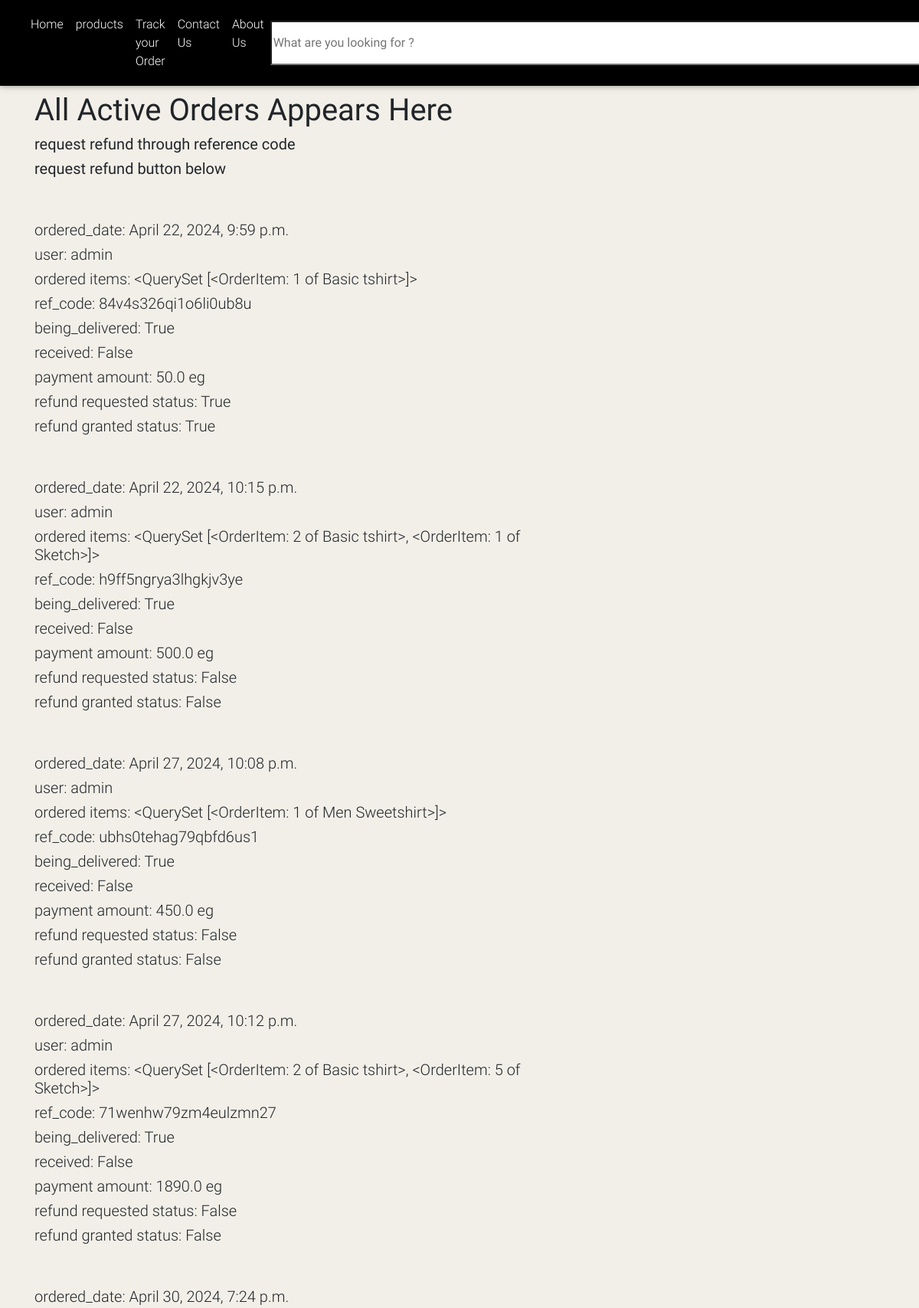
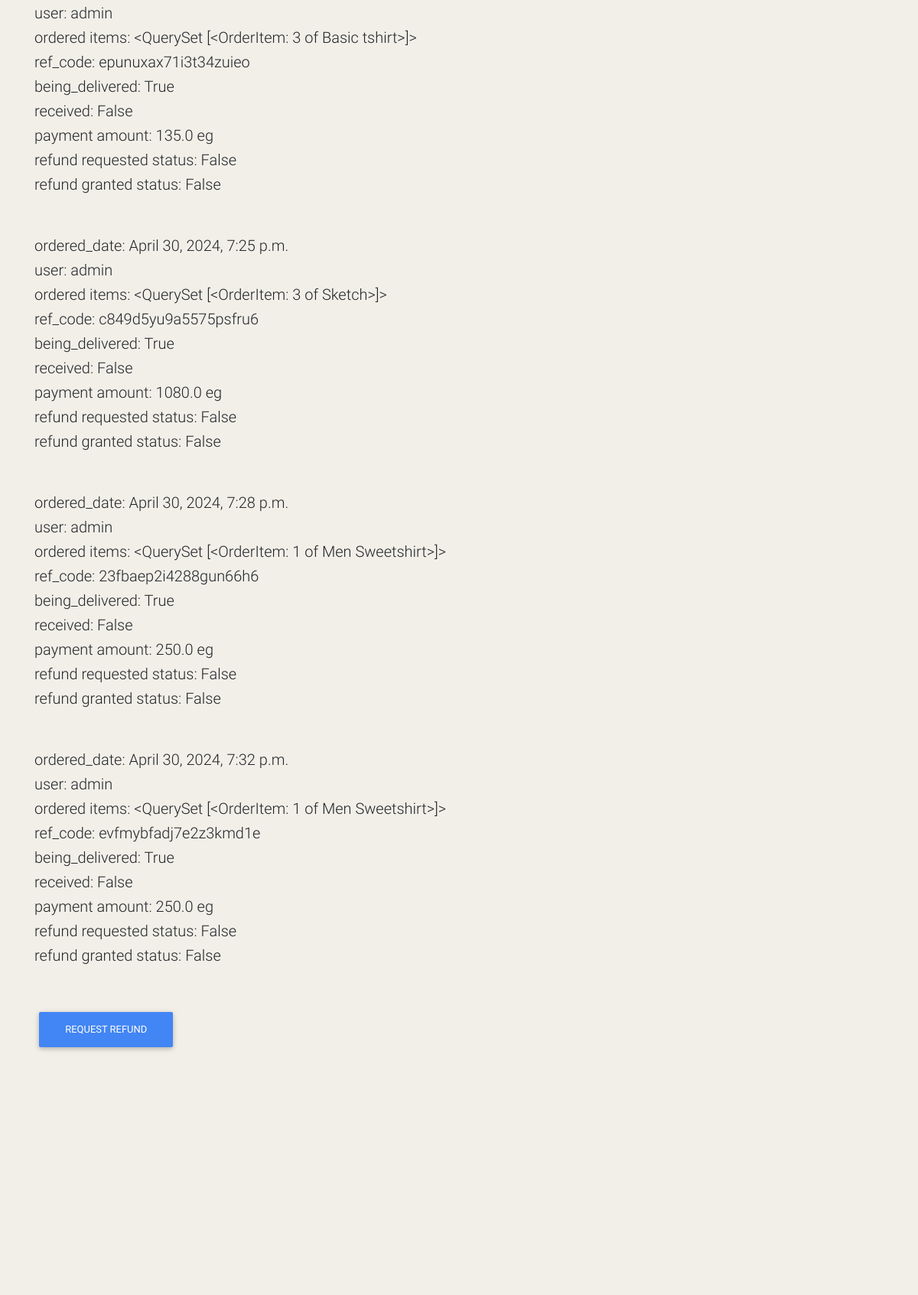
The page /Track-order/ (signed in, upper part) on the database its author committed (2 pictures, top to bottom).
### myapp/models.py (models this page shows, shortened)
class Order(models.Model):
    user = models.ForeignKey(settings.AUTH_USER_MODEL,
                             on_delete=models.CASCADE)
    ref_code = models.CharField(max_length=20, blank=True, null=True)
    items = models.ManyToManyField(OrderItem)
    start_date = models.DateTimeField(auto_now_add=True)
    ordered_date = models.DateTimeField()
    ordered = models.BooleanField(default=False)
    shipping_address = models.ForeignKey(
        'Address', related_name='shipping_address', on_delete=models.SET_NULL, blank=True, null=True)
    billing_address = models.ForeignKey(
        'Address', related_name='billing_address', on_delete=models.SET_NULL, blank=True, null=True)
    payment = models.ForeignKey('Payment', on_delete=models.SET_NULL, blank=True, null=True)
    coupon = models.ForeignKey('Coupon', on_delete=models.SET_NULL, blank=True, null=True)
    being_delivered = models.BooleanField(default=False)
    received = models.BooleanField(default=False)
    refund_requested = models.BooleanField(default=False)
    refund_granted = models.BooleanField(default=False)

class OrderItem(models.Model):
    user = models.ForeignKey(settings.AUTH_USER_MODEL,
                             on_delete=models.CASCADE)
    ordered = models.BooleanField(default=False)
    item = models.ForeignKey(Item, on_delete=models.CASCADE)
    quantity = models.IntegerField(default=1)
    def __str__(self):
         return f"{self.quantity} of {self.item.title}"

class Item(models.Model):
    title = models.CharField(max_length=100)
    price = models.FloatField()
    discount_price = models.FloatField(blank=True, null=True)
    category = models.CharField(choices=CATEGORY_CHOICES, max_length=2)
    label = models.CharField(choices=LABEL_CHOICES, max_length=1)
    slug = models.SlugField()
    description = models.TextField()
    image = models.ImageField()
    types = models.SlugField()

class Payment(models.Model):
    user = models.ForeignKey(settings.AUTH_USER_MODEL,on_delete=models.SET_NULL, blank=True, null=True)
    stripe_charge_id = models.CharField(max_length=50)
    amount = models.FloatField()
    timestamp = models.DateTimeField(auto_now_add=True)

### myapp/views.py (the view)
# urls.py: path('Track-order/', Trackorder, name='Track-order'),
@login_required
def Trackorder(request):
    order = Order.objects.filter(user=request.user , received = True)  | Order.objects.filter(user=request.user , being_delivered = True)
    context= {'order':order}
    return render(request,"track-order.html",context)

### myapp/templatetags/cart_template_tags.py (called while the page is built)
@register.filter
def cart_item_count(user):
    if user.is_authenticated:
        qs = Order.objects.filter(user=user, ordered=False)
        if qs.exists():
            return qs[0].items.count()
    return 0

### myapp/templates/Track-order.html (shortened to what this page needs)
{% extends "base.html" %}
{% block content %}
<main class="mt-4">
    <div class="container">
        <section>
            <div class="row">
                <div class="col-md-7 gx-5 mb-4">
                    <br>
                    <h1><b>All Active Orders Appears Here<b><h1>
                        <h5><b>request refund through reference code<b></h5>
                        <h5><b>request refund button below<b></h5>
                        <br>
                        {% for single_order in order %}
                        <div class="column">
                            <h5>ordered_date: {{single_order.ordered_date}}</h5>
                            <h5>user: {{single_order.user}}</h5>
                            <h5>ordered items: {{single_order.items.all}}</h5>
                            <h5>ref_code: {{single_order.ref_code}}</h5>
                            <h5>being_delivered: {{single_order.being_delivered}}</h5>
                            <h5>received: {{single_order.received}}</h5>
                            <h5>payment amount: {{single_order.payment.amount}} eg</h5>
                            <h5>refund requested status: {{single_order.refund_requested}}</h5>
                            <h5>refund granted status: {{single_order.refund_granted}}</h5>
                        </div>
                        {% endfor %}
                        {% if order %}
                        <a href="/request-refund" class="btn btn-primary" data-mdb-ripple-init>Request Refund</a>
                        {% endif %}
                </div>
            </div>
        </section>
    </div>
</main>
<br><br><br><br><br><br><br><br><br><br><br><br><br><br><br><br><br><br><br><br><br><br><br><br>
{% endblock content %}

### myapp/templates/header.html (style rules this page uses)
body { min-height: 100vh; display: flex; flex-direction: column; background-color: hsl(42, 29%, 93%); }

### rows shown on the page
Order: ordered_date "April 22, 2024, 9:59 p.m.", user "admin", items.all "<QuerySet [<OrderItem: 1 of Basic tshirt>]>", ref_code "84v4s326qi1o6li0ub8u", being_delivered "True", received "False", payment.amount "50.0", refund_requested "True", refund_granted "True"
Order: ordered_date "April 22, 2024, 10:15 p.m.", user "admin", items.all "<QuerySet [<OrderItem: 2 of Basic tshirt>, <OrderItem: 1 of Sketch>]>", ref_code "h9ff5ngrya3lhgkjv3ye", being_delivered "True", received "False", payment.amount "500.0", refund_requested "False", refund_granted "False"
Order: ordered_date "April 27, 2024, 10:08 p.m.", user "admin", items.all "<QuerySet [<OrderItem: 1 of Men Sweetshirt>]>", ref_code "ubhs0tehag79qbfd6us1", being_delivered "True", received "False", payment.amount "450.0", refund_requested "False", refund_granted "False"
Order: ordered_date "April 27, 2024, 10:12 p.m.", user "admin", items.all "<QuerySet [<OrderItem: 2 of Basic tshirt>, <OrderItem: 5 of Sketch>]>", ref_code "71wenhw79zm4eulzmn27", being_delivered "True", received "False", payment.amount "1890.0", refund_requested "False", refund_granted "False"
Order: ordered_date "April 30, 2024, 7:24 p.m.", user "admin", items.all "<QuerySet [<OrderItem: 3 of Basic tshirt>]>", ref_code "epunuxax71i3t34zuieo", being_delivered "True", received "False", payment.amount "135.0", refund_requested "False", refund_granted "False"
Order: ordered_date "April 30, 2024, 7:25 p.m.", user "admin", items.all "<QuerySet [<OrderItem: 3 of Sketch>]>", ref_code "c849d5yu9a5575psfru6", being_delivered "True", received "False", payment.amount "1080.0", refund_requested "False", refund_granted "False"
Order: ordered_date "April 30, 2024, 7:28 p.m.", user "admin", items.all "<QuerySet [<OrderItem: 1 of Men Sweetshirt>]>", ref_code "23fbaep2i4288gun66h6", being_delivered "True", received "False", payment.amount "250.0", refund_requested "False", refund_granted "False"
Order: ordered_date "April 30, 2024, 7:32 p.m.", user "admin", items.all "<QuerySet [<OrderItem: 1 of Men Sweetshirt>]>", ref_code "evfmybfadj7e2z3kmd1e", being_delivered "True", received "False", payment.amount "250.0", refund_requested "False", refund_granted "False"
